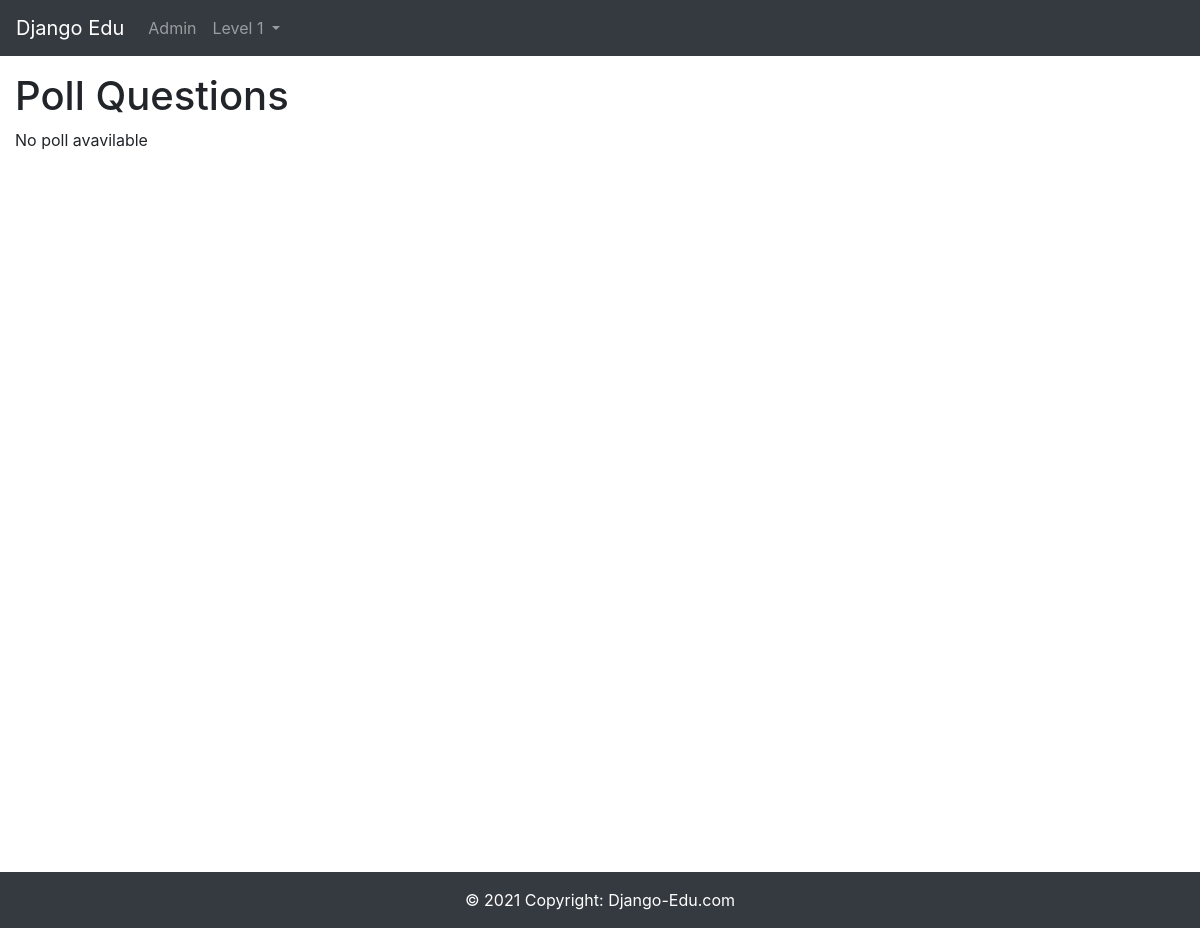
/polls/, run on an earlier commit of the app's database.
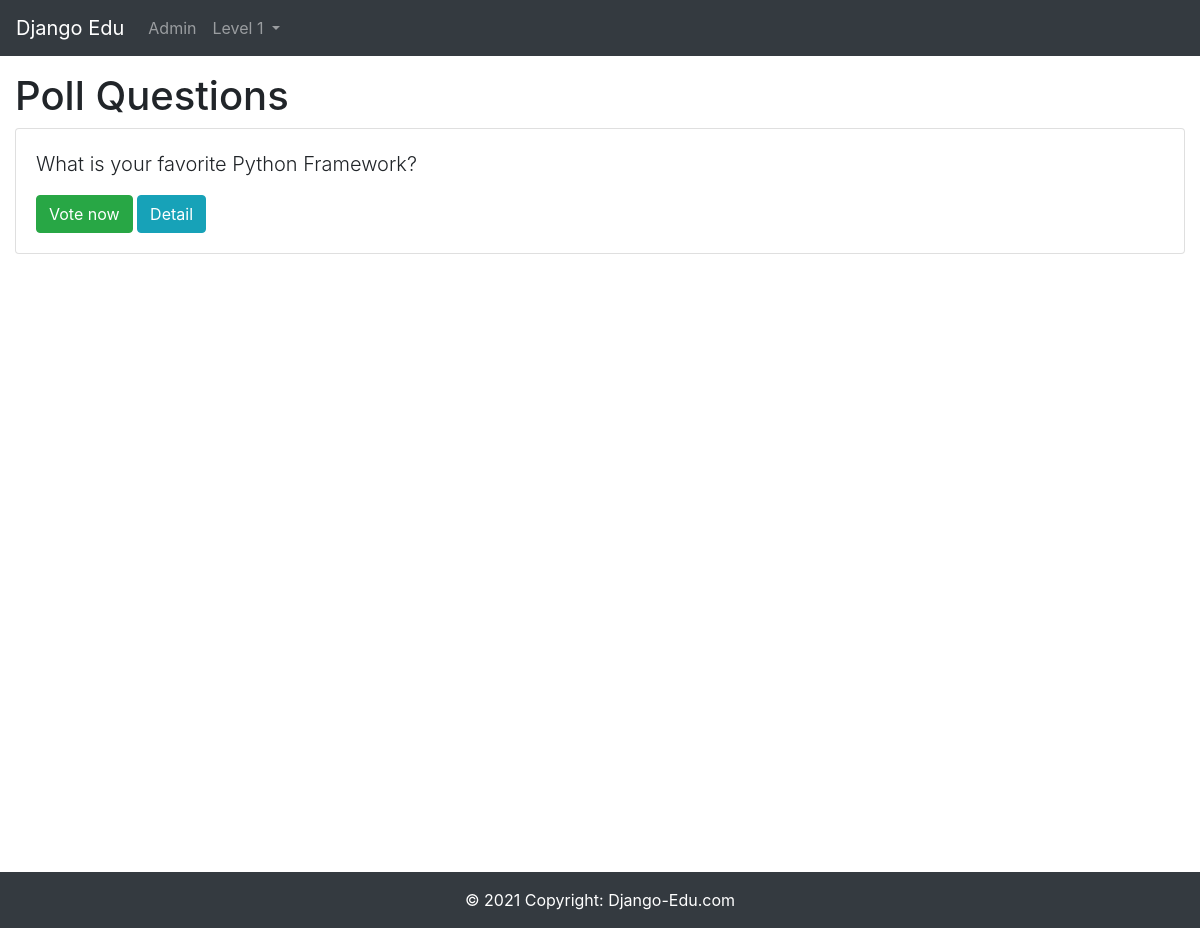
And on a later commit of the database.
### polls/models.py (models this page shows, shortened)
class Question(models.Model):
    question_text = models.CharField(max_length=255)
    pub_date = models.DateTimeField('date published')

### polls/views.py (the view)
# urls.py: path('', views.index, name='index'),
def index(request):
    return render(request, 'polls/index.html', {
        'questions': Question.objects.all().order_by('pub_date').reverse(),
    })

### polls/templates/polls/index.html
{% extends 'layouts/base.html' %}
{% block content %}
<div class="container-fluid">
  <h1>Poll Questions</h1>
  {% if questions %}
    {% for question in questions %}
    <div class="card">
      <div class="card-body">
        <p class="lead">{{ question.question_text }}</p>
        <a class="btn btn-success" href="{% url 'polls:vote' question.id %}"
          >Vote now</a
        >
        <a class="btn btn-info" href="{% url 'polls:detail' question.id %}"
          >Detail</a
        >
      </div>
    </div>
    {% endfor %}
  {% else %}
  <p>No poll avavilable</p>
  {% endif %}
</div>
{% endblock content %}

What changed in the data, as far as the page shows it:
added Question: question_text "What is your favorite Python Framework?"
Also different on the page:
text no longer shown: "No poll avavilable"
